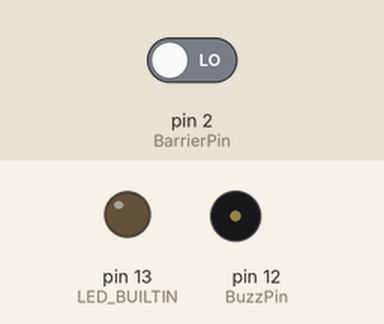
Simulated run of this sketch. Board: Arduino Uno, built with avr-gcc and run on an emulated ATmega328P. Shown: output pins drawn as LEDs (lit = HIGH), buzzer (waves = sounding). Inputs (shaded band) come from the test bench; at power-on: pin 2 (BarrierPin) LOW.

Above: at 1.2 s.
1.3 s: pin 2 (BarrierPin) driven HIGH
At 2.7 s:
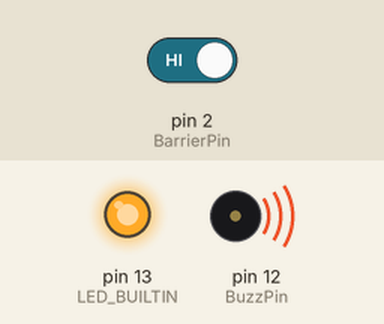
Timing chart, 0 to 4.3 s (numbered marks = the images above; inputs shaded):
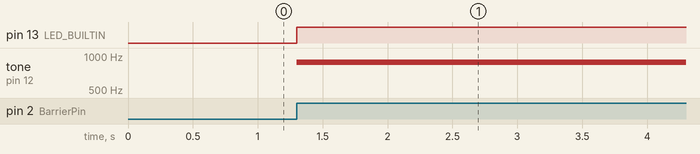

Measured:
- after the input at 1.3 s, pin 13 (LED_BUILTIN): LOW → HIGH at once; tone on pin 12 (BuzzPin): silent → 880 Hz at once

The sketch:

Lichtfalle.ino
```cpp
// (licence header left out)
const int BarrierPin = 2;
const int BuzzPin   = 12;

volatile boolean alarm = false;

// Interrupt service routine
void triggerAlarm()
{
    alarm = true;
}


void setup()
{
    pinMode(BarrierPin, INPUT);

    pinMode(LED_BUILTIN, OUTPUT);
    pinMode(BuzzPin, OUTPUT);

    attachInterrupt(digitalPinToInterrupt(BarrierPin), triggerAlarm, RISING);   // Zeile 38
                                                // Interrupt 0 = Pin 2 auf UNO
}


void loop()
{
    if (alarm) {
        tone(BuzzPin, 880);
        digitalWrite(LED_BUILTIN, HIGH);
    }
    else {
        noTone(BuzzPin);
        digitalWrite(LED_BUILTIN, LOW);
    }

    delay(50);
}

/* IDEEN:
   1. Warum wird in Zeile 38 der Interrupt mit einer steigenden Flanke ("RISING")
      verknüpft? Was würde passieren, wenn man hier "FALLING" oder "CHANGE"
      verwenden würde?
   2. Erweitere das Programm so, dass der Alarm beendet wird, sobald die
      Lichtschranke nicht mehr unterbrochen ist.
   3. Ändere den Alarm: so lange die Lichtschranke unterbrochen ist, soll
      die LED blinken und den Ton parallel dazu ein- und ausgeschaltet werden.
*/
```
